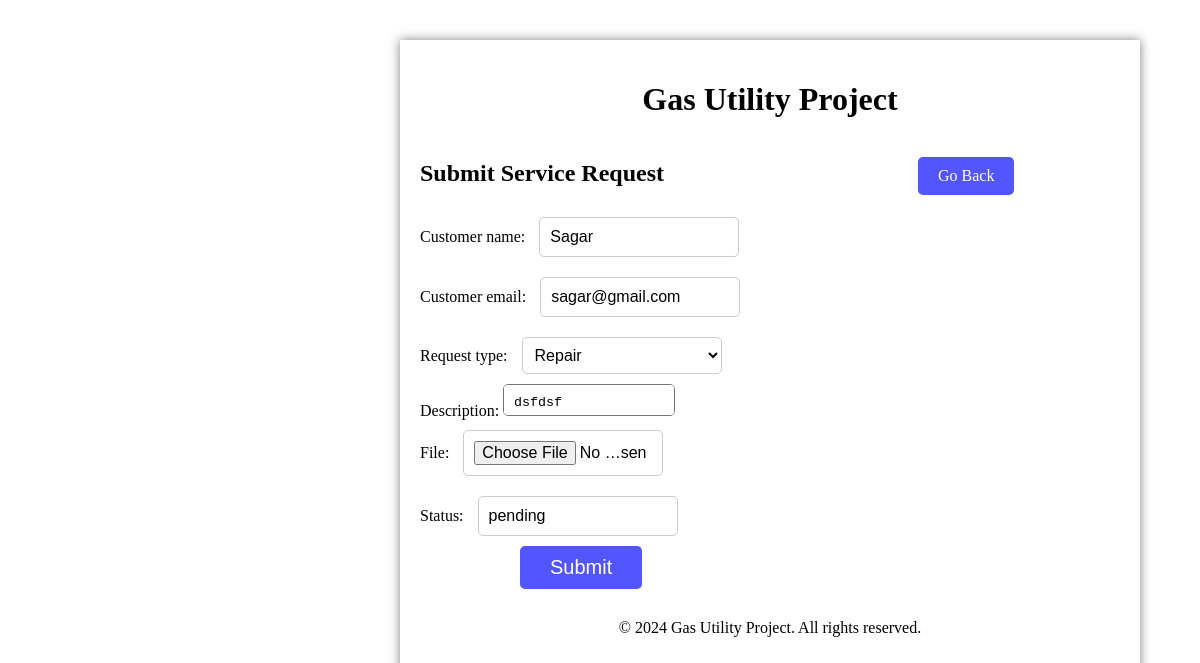
The app's page /update_request/3/ with its own data.
### service_requests/models.py (models this page shows, shortened)
class ServiceRequest(models.Model):
    REQUEST_TYPES = (
        ('repair', 'Repair'),
        ('installation', 'Installation'),
        ('maintenance', 'Maintenance'),
        ('billingissue', 'BillingIssue'),
    )
    customer_name = models.CharField(max_length=100)
    customer_email = models.EmailField()
    request_type = models.CharField(max_length=20, choices=REQUEST_TYPES)
    description = models.TextField()
    file = models.FileField(upload_to='service_requests/', null=True, blank=True)
    status = models.CharField(max_length=20, default='pending')
    created_at = models.DateTimeField(auto_now_add=True)
    updated_at = models.DateTimeField(auto_now=True)

### customer_support/views.py (the view)
# urls.py: path('update_request/<str:pk>/', views.update_request, name='update_request'),
def update_request(request, pk):
    requests = ServiceRequest.objects.get(id=pk)
    form = ServiceRequestForm(instance=requests)
    if request.method == 'POST':
        form = ServiceRequestForm(request.POST, request.FILES, instance=requests)
        if form.is_valid():
            form.save()
            return redirect('manage')
    context = {'form': form}
    return render(request, 'service_requests/submit_request.html', context)

### service_requests/forms.py
class ServiceRequestForm(forms.ModelForm):
    class Meta:
        model = ServiceRequest
        fields = ['customer_name', 'customer_email', 'request_type', 'description', 'file', 'status']

### service_requests/templates/service_requests/submit_request.html (shortened to what this page needs)
{% extends 'base.html' %}
{% block content %}
  <div style="display: inline-block;">
    <h2>Submit Service Request</h2>
  </div>
  <div style="display: inline-block;">
    <a id="goback" href="{{request.META.HTTP_REFERER}}">Go Back</a>
  </div>
  <form method="post" action="">
    {{ form }}
    <button type="submit">Submit</button>
  </form>
{% endblock content %}

### service_requests/templates/service_requests/submit_request.html (style rules this page uses)
#goback { display: inline-block; padding: 10px 20px; background-color: #5356FF; color: white; text-align: center; text-decoration: none; border: none; border-radius: 5px; cursor: pointer; margin-left: 250px; }
input { width: 200px; margin: 10px; padding: 10px; border-radius: 5px; border: 1px solid #ccc; box-sizing: border-box; font-size: 16px; }
select { margin: 10px; width: 200px; padding: 8px; font-size: 16px; border: 1px solid #ccc; border-radius: 5px; background-color: #fff; }
option { padding: 8px; font-size: 16px; }
textarea { width: 150px; height: 10px; padding: 10px; resize: none; border-radius: 5px; }
button { margin-left:100px; display: inline-block; padding: 10px 30px; background-color: #5356FF; color: white; text-align: center; text-decoration: none; border: none; border-radius: 5px; cursor: pointer; font-size: 20px; }

### records on screen
ServiceRequest: customer_name "Sagar", customer_email "sagar@gmail.com", request_type "Repair", description "dsfdsf", status "pending"
